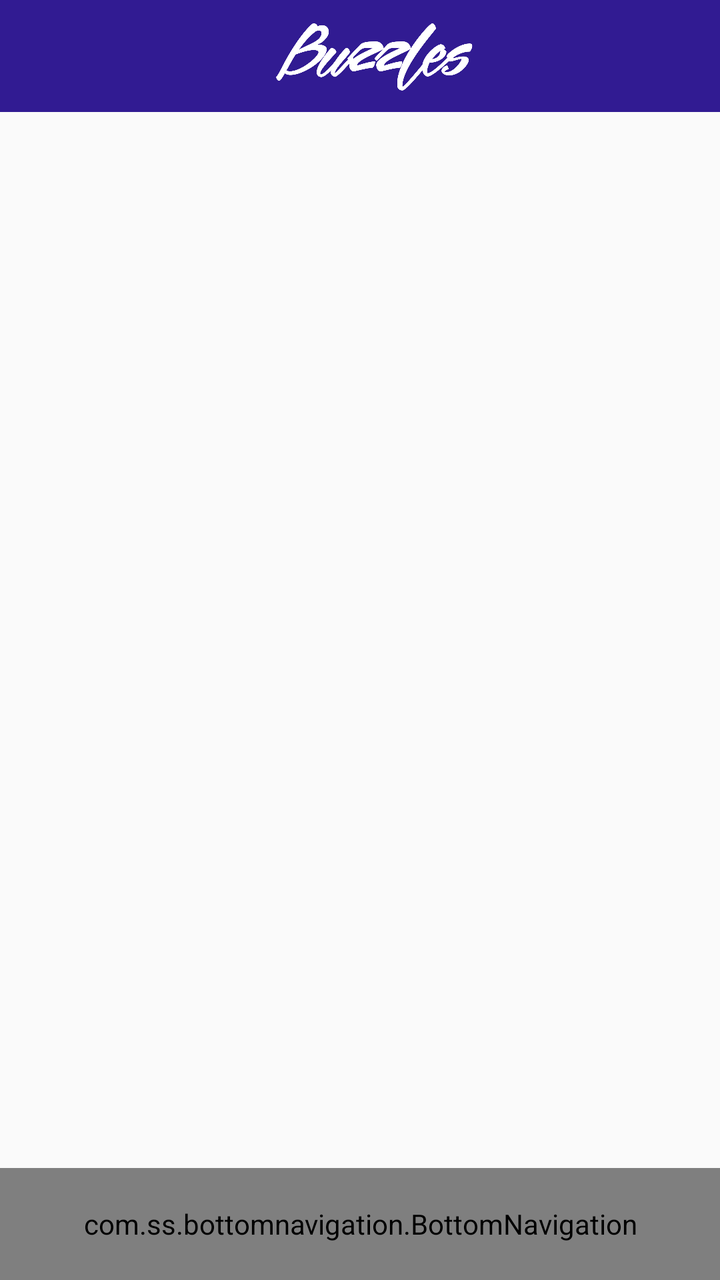
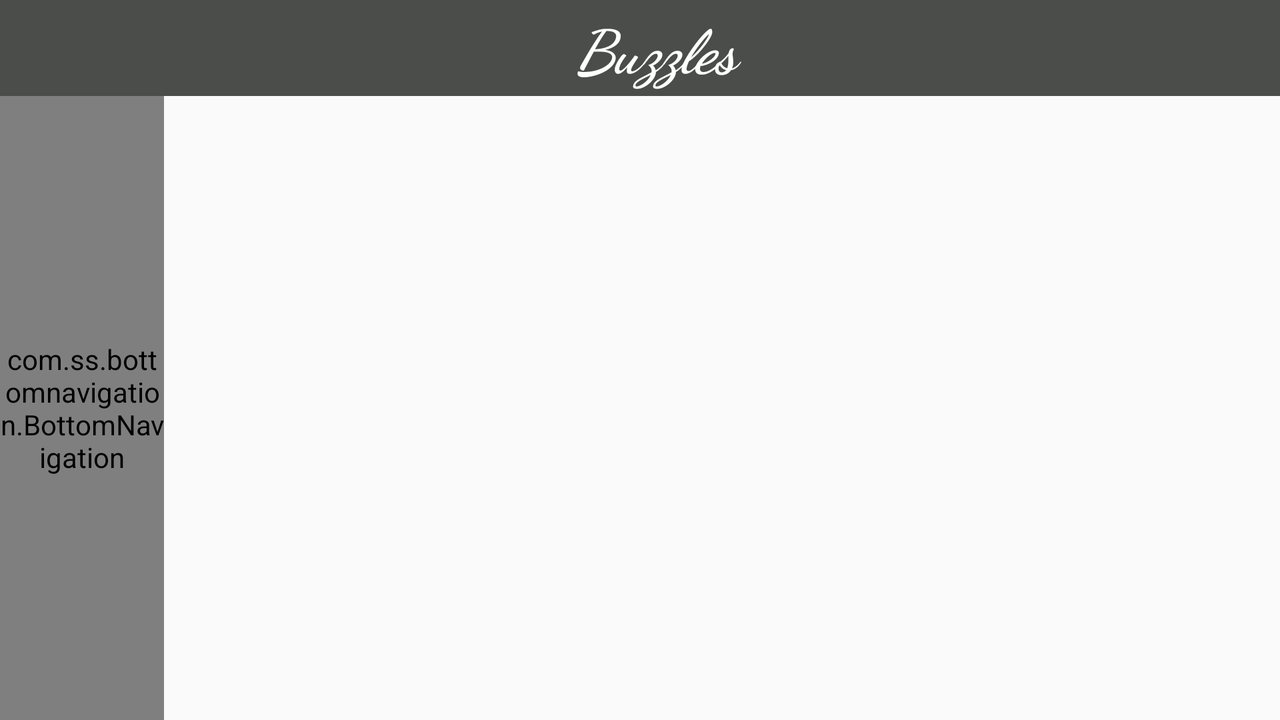

First picture: res/layout/ on a phone held upright. Second picture: the repository's own variant of that layout, on a device whose configuration matches the variant's folder. Source for both follows.
<!-- AndroidManifest.xml: application theme AppTheme -->
<!-- res/layout/main_activity.xml -->
<?xml version="1.0" encoding="utf-8"?>
<RelativeLayout xmlns:android="http://schemas.android.com/apk/res/android"
    xmlns:app="http://schemas.android.com/apk/res-auto"
    xmlns:tools="http://schemas.android.com/tools"
    android:id="@+id/main_activity"
    android:layout_width="match_parent"
    android:layout_height="match_parent"
    tools:context="com.example.ahmedkhaled.buzzels.MainActivity">

    <android.support.v7.widget.Toolbar
        android:id="@+id/toolbar"
        android:layout_width="match_parent"
        android:layout_height="?attr/actionBarSize"
        android:background="@color/colorPrimary">

        <ImageView
            android:layout_width="match_parent"
            android:layout_height="match_parent"
            android:fontFamily="cursive"
            android:gravity="center_vertical|center_horizontal"
            android:src="@drawable/buzl" />
    </android.support.v7.widget.Toolbar>

    <com.ss.bottomnavigation.BottomNavigation
        android:id="@+id/bottom_navigation"
        android:layout_width="match_parent"
        android:layout_height="56dp"
        android:layout_alignParentBottom="true"
        android:background="@color/colorPrimary"
        app:mode="phone">

        <com.ss.bottomnavigation.TabItem
            android:id="@+id/tab_matrial"
            android:layout_width="0dp"
            android:layout_height="match_parent"
            android:layout_weight="1"
            app:tab_icon="@drawable/material"
            app:tab_text="Material" />

        <com.ss.bottomnavigation.TabItem
            android:id="@+id/tab_openproject"
            android:layout_width="0dp"
            android:layout_height="match_parent"
            android:layout_weight="1"
            app:tab_icon="@drawable/openproject"
            app:tab_text="Project" />

        <com.ss.bottomnavigation.TabItem
            android:id="@+id/tab_product"
            android:layout_width="0dp"
            android:layout_height="match_parent"
            android:layout_weight="1"
            app:tab_icon="@drawable/product"
            app:tab_text="Product" />

        <com.ss.bottomnavigation.TabItem
            android:id="@+id/tab_collection"
            android:layout_width="0dp"
            android:layout_height="match_parent"
            android:layout_weight="1"
            app:tab_icon="@drawable/app"
            app:tab_text="Collecs" />

        <com.ss.bottomnavigation.TabItem
            android:id="@+id/tab_profile"
            android:layout_width="0dp"
            android:layout_height="match_parent"
            android:layout_weight="1"
            app:tab_icon="@drawable/user"
            app:tab_text="Profile" />

    </com.ss.bottomnavigation.BottomNavigation>

    <FrameLayout
        android:id="@+id/mainframe"
        android:layout_width="match_parent"
        android:layout_height="match_parent"
        android:layout_above="@+id/bottom_navigation"
        android:layout_below="@+id/toolbar" />

</RelativeLayout>
<!-- resources referenced by this layout -->
<resources>
  <color name="colorPrimary">#311b92</color>
  <!-- drawable app: png bitmap (drawable, 599 bytes) -->
  <!-- drawable buzl: png bitmap (drawable, 53944 bytes) -->
  <!-- drawable material: png bitmap (drawable, 7746 bytes) -->
  <!-- drawable openproject: png bitmap (drawable, 5049 bytes) -->
  <!-- drawable product: png bitmap (drawable, 739 bytes) -->
  <!-- drawable user: png bitmap (drawable, 1021 bytes) -->
  <style name="AppTheme" parent="Theme.AppCompat.Light.NoActionBar">
          
          <item name="colorPrimary">@color/monsoon</item>
          <item name="colorPrimaryDark">@color/colorPrimaryDark</item>
          <item name="colorAccent">@color/colorAccent</item>
      </style>
  <color name="monsoon">#4a4d4a</color>
  <color name="colorPrimaryDark">#1a237e</color>
  <color name="colorAccent">#37a9b3</color>
</resources>
<!-- res/layout-w600dp/main_activity.xml (the repository's variant of the layout above) -->
<!-- drawn on the phone turned sideways -->
<?xml version="1.0" encoding="utf-8"?>
<RelativeLayout xmlns:android="http://schemas.android.com/apk/res/android"
    xmlns:app="http://schemas.android.com/apk/res-auto"
    xmlns:tools="http://schemas.android.com/tools"
    android:id="@+id/main_activity"
    android:layout_width="match_parent"
    android:layout_height="match_parent"
    tools:context="com.example.ahmedkhaled.buzzels.MainActivity">

    <android.support.v7.widget.Toolbar
        android:id="@+id/toolbar"
        android:layout_width="match_parent"
        android:layout_height="?attr/actionBarSize"
        android:background="@color/monsoon">

        <TextView
            android:layout_width="match_parent"
            android:layout_height="match_parent"
            android:fontFamily="cursive"
            android:gravity="center_vertical|center_horizontal"
            android:text="@string/app_name"
            android:textColor="@color/white"
            android:textSize="30sp"
            android:textStyle="bold|italic" />
    </android.support.v7.widget.Toolbar>

    <com.ss.bottomnavigation.BottomNavigation
        android:id="@+id/bottom_navigation"
        android:layout_width="82dp"
        android:layout_height="match_parent"
        android:layout_alignParentBottom="true"
        android:layout_below="@+id/toolbar"
        android:background="@color/aluminum"
        app:mode="tablet">

        <com.ss.bottomnavigation.TabItem
            android:id="@+id/tab_matrial"
            android:layout_width="0dp"
            android:layout_height="match_parent"
            android:layout_weight="1"
            app:tab_icon="@drawable/material"
            app:tab_text="Material" />

        <com.ss.bottomnavigation.TabItem
            android:id="@+id/tab_openproject"
            android:layout_width="0dp"
            android:layout_height="match_parent"
            android:layout_weight="1"
            app:tab_icon="@drawable/openproject"
            app:tab_text="Project" />

        <com.ss.bottomnavigation.TabItem
            android:id="@+id/tab_product"
            android:layout_width="0dp"
            android:layout_height="match_parent"
            android:layout_weight="1"
            app:tab_icon="@drawable/product"
            app:tab_text="Product"/>

        <com.ss.bottomnavigation.TabItem
            android:id="@+id/tab_collection"
            android:layout_width="0dp"
            android:layout_height="match_parent"
            android:layout_weight="1"
            app:tab_icon="@drawable/app"
            app:tab_text="Collecs" />

        <com.ss.bottomnavigation.TabItem
            android:id="@+id/tab_profile"
            android:layout_width="0dp"
            android:layout_height="match_parent"
            android:layout_weight="1"
            app:tab_icon="@drawable/user"
            app:tab_text="Profile" />

    </com.ss.bottomnavigation.BottomNavigation>


    <FrameLayout
        android:id="@+id/mainframe"
        android:layout_width="match_parent"
        android:layout_height="match_parent"
        android:layout_below="@+id/toolbar"
        android:layout_toEndOf="@+id/bottom_navigation"
        android:layout_toRightOf="@+id/bottom_navigation" />


</RelativeLayout>
<!-- resources referenced by the variant -->
<!-- as the phone turned sideways resolves them -->
<resources>
  <color name="aluminum">#635d63</color>
  <color name="monsoon">#4a4d4a</color>
  <color name="white">#FFFFFF</color>
  <!-- drawable app: png bitmap (drawable, 599 bytes) -->
  <!-- drawable material: png bitmap (drawable, 7746 bytes) -->
  <!-- drawable openproject: png bitmap (drawable, 5049 bytes) -->
  <!-- drawable product: png bitmap (drawable, 739 bytes) -->
  <!-- drawable user: png bitmap (drawable, 1021 bytes) -->
  <string name="app_name">Buzzles</string>
  <style name="AppTheme" parent="Theme.AppCompat.Light.NoActionBar">
          
          <item name="colorPrimary">@color/monsoon</item>
          <item name="colorPrimaryDark">@color/colorPrimaryDark</item>
          <item name="colorAccent">@color/colorAccent</item>
      </style>
  <color name="colorPrimaryDark">#1a237e</color>
  <color name="colorAccent">#37a9b3</color>
</resources>
